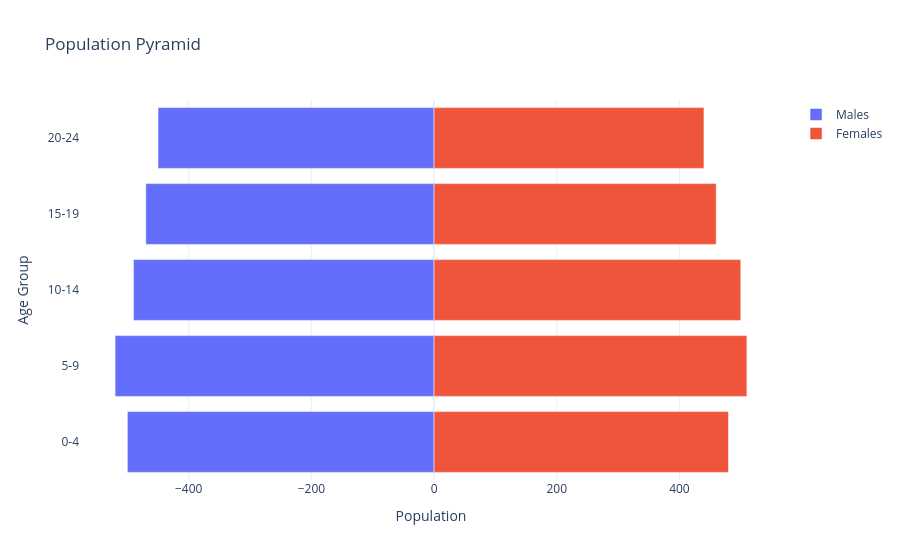

Source (notebook cell):
### Markdown cell above
## Visualize

### Code cell
import plotly.graph_objects as go

age_groups = ["0-4", "5-9", "10-14", "15-19", "20-24"]
males = [-500, -520, -490, -470, -450]  # negative for left side
females = [480, 510, 500, 460, 440]

fig = go.Figure()

fig.add_trace(go.Bar(y=age_groups, x=males, name="Males", orientation="h"))

fig.add_trace(go.Bar(y=age_groups, x=females, name="Females", orientation="h"))

fig.update_layout(
    title="Population Pyramid",
    barmode="overlay",
    xaxis_title="Population",
    yaxis_title="Age Group",
    template="plotly_white",
)

fig.show()

### Figure 1 — Plotly figure (JSON) as saved in the notebook; plotly's stock layout.template omitted (floating-point values rounded to 4 significant figures)
{"data": [{"name": "Males", "orientation": "h", "type": "bar", "x": [-500, -520, -490, -470, -450], "y": ["0-4", "5-9", "10-14", "15-19", "20-24"]}, {"name": "Females", "orientation": "h", "type": "bar", "x": [480, 510, 500, 460, 440], "y": ["0-4", "5-9", "10-14", "15-19", "20-24"]}], "layout": {"barmode": "overlay", "title": {"text": "Population Pyramid"}, "xaxis": {"title": {"text": "Population"}}, "yaxis": {"title": {"text": "Age Group"}}}}
